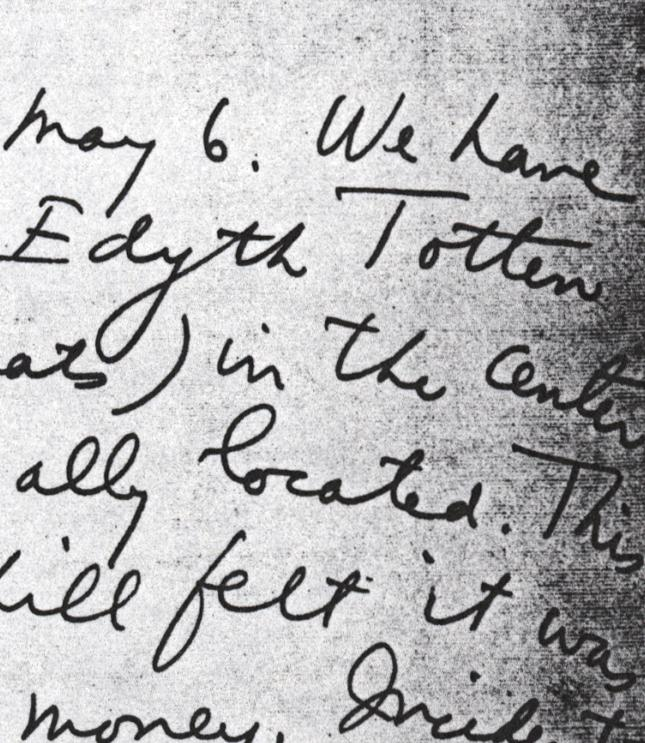
#> input picture DIBCO/Testset/image/DIBCO2011-001.bmp, 645 x 743 px, found by its file name; its folder holds only this picture in this run
$ python image_dwt_256.py
#> lines starting #> are read from the running program, lines starting #| are printed output that depends on the picture
import cv2
from cv2 import imshow
import numpy as np
import matplotlib.pyplot as plt
import glob
import os
from PIL import Image
import pywt

def main():
    image_dir = '../ThreeStageBinarization/DIBCO_resize_256/Trainset/image/'
    rename_dir = '../ThreeStageBinarization/image_patches/256X256_rename/'
    gray_dir = '../ThreeStageBinarization/image_patches/256X256_gray/'
    turn_img_to_gray(image_dir,rename_dir,gray_dir)
    split_3_colors = '../ThreeStageBinarization/image_patches/256X256_split_colors/'
    image_split_3_colors(image_dir,split_3_colors)
    DWT_4_image_dir = '../ThreeStageBinarization/image_patches/256X256_DWT_image/'
    resize_LL_image_dir = '../ThreeStageBinarization/image_patches/256X256_big_LL_image/'
    LL_normalized_dir = '../ThreeStageBinarization/image_patches/256X256_LL_normalized/'
    split_merge_DWT_0001(image_dir,DWT_4_image_dir,resize_LL_image_dir,LL_normalized_dir)

def turn_img_to_gray(input_image_dir,input_rename_dir,input_gray_dir):
    # os.makedirs(input_image_dir, exist_ok=True)
    os.makedirs(input_rename_dir, exist_ok=True)
    os.makedirs(input_gray_dir, exist_ok=True)
    image_pathes = os.listdir(input_image_dir)

    i = 0
    for image_path in image_pathes:
        image_name = image_path.split('.')[0]
        image_Filename_Extension = image_path.split('.')[1]
        image = cv2.imread(os.path.join(input_image_dir,image_path))
#> image is the input picture: shape (743, 645, 3); mean B, G, R 184.1, 183.1, 183.3
        cv2.imwrite("%s%s.%s"%(input_rename_dir,i,image_Filename_Extension), image)
        i += 1
    rename_pthes = os.listdir(input_rename_dir)
    for rename_pth in rename_pthes:
        image_rename = rename_pth.split('.')[0]
        image_rename_Filename_Extension = rename_pth.split('.')[1]
        rename_image = cv2.imread(os.path.join(input_rename_dir,rename_pth))
        gray_image = cv2.cvtColor(rename_image, cv2.COLOR_BGR2GRAY)
        cv2.imwrite("%s%s.%s"%(input_gray_dir,image_rename,image_rename_Filename_Extension), gray_image)

def image_split_3_colors(input_image_dir,input_split_3_colors):
    os.makedirs(input_split_3_colors, exist_ok=True)
    imagepthSSS = os.listdir(input_image_dir)
    i = 0
    for imagepth in imagepthSSS:
        image_name = imagepth.split('.')[0]
        image_filename_Extension = imagepth.split('.')[1]
        rename_image = cv2.imread(os.path.join(input_image_dir,imagepth))
        RED_COLOR_img, GREEN_COLOR_img, BLUE_COLOR_img = split_RGBThreeChannel(rename_image,i)
        cv2.imwrite('%s%s_red.%s'%(input_split_3_colors,i,image_filename_Extension),RED_COLOR_img)
        cv2.imwrite('%s%s_green.%s'%(input_split_3_colors,i,image_filename_Extension),GREEN_COLOR_img)
        cv2.imwrite('%s%s_blue.%s'%(input_split_3_colors,i,image_filename_Extension),BLUE_COLOR_img)
        i += 1

def merge_RGBThreeChannel(R, G, B):
    img = cv2.merge([B, G, R])

    return img
def split_RGBThreeChannel(img,i):
#> called with i = 0
    (B, G, R) = cv2.split(img) # 3 channel

    # make all zeros channel
    zeros = np.zeros(img.shape[:2], dtype = np.uint8)

    print("R channel:%s image"%i)
    RED_COLOR = merge_RGBThreeChannel(R=R, G=zeros, B=zeros)
#> in merge_RGBThreeChannel, `img = cv2.merge([B, G, R])`:
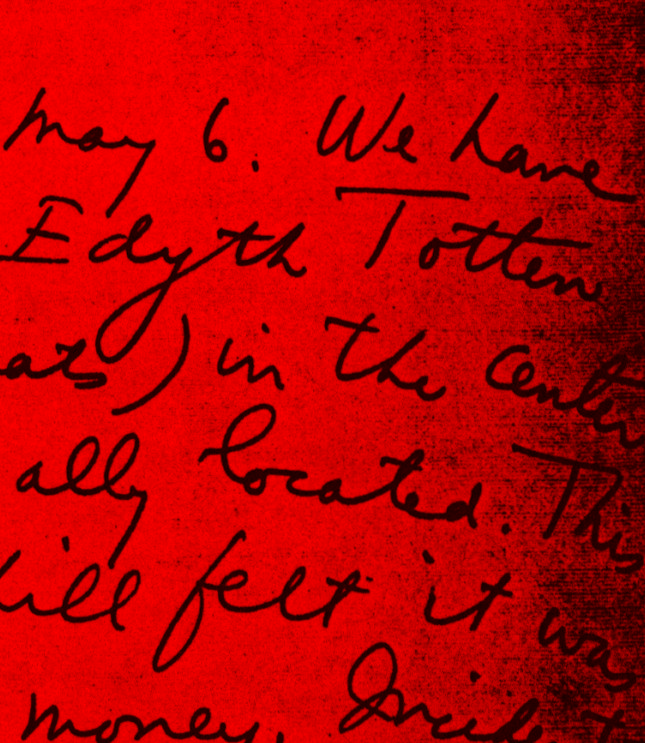
#> img: shape (743, 645, 3); mean of channels 0, 1, 2 0, 0, 183.3; drawn as B, G, R

    print("G channel:%s image"%i)
    GREEN_COLOR = merge_RGBThreeChannel(R=zeros, G=G, B=zeros)
#> in merge_RGBThreeChannel (call 2), `img = cv2.merge([B, G, R])`:
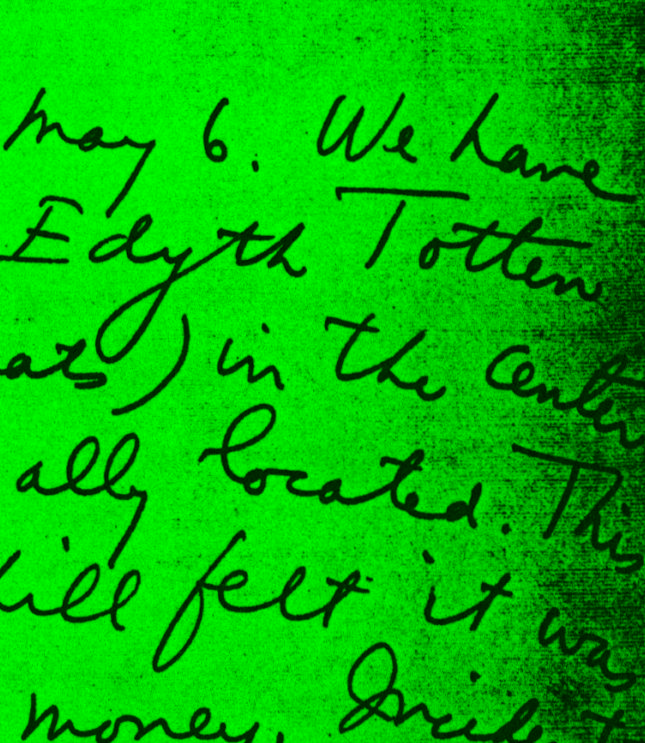
#> img: shape (743, 645, 3); mean of channels 0, 1, 2 0, 183.1, 0; drawn as B, G, R

    print("B channel:%s image"%i)
    BLUE_COLOR = merge_RGBThreeChannel(R=zeros, G=zeros, B=B)
#> in merge_RGBThreeChannel (call 3), `img = cv2.merge([B, G, R])`:
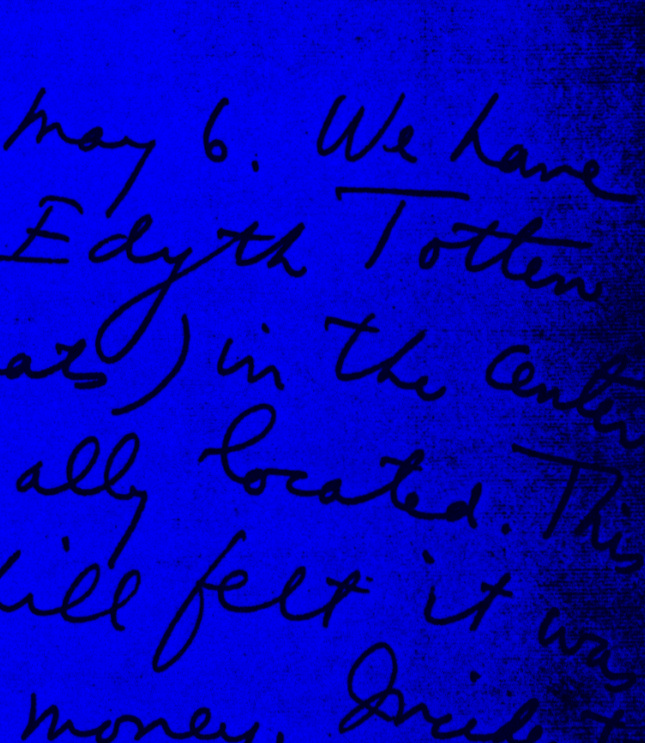
#> img: shape (743, 645, 3); mean of channels 0, 1, 2 184.1, 0, 0; drawn as B, G, R

    return RED_COLOR, GREEN_COLOR, BLUE_COLOR

# [32 lines left out: functions split_merge_DWT, DWT_big_LL, not called in this run]

    # nr2, nc2 = DWT_4_image.
    # DWT_big_LL_image = np.zeros( [nr1])

def DWT_image_db1( img ):

	coeffs = pywt.dwt2( img, 'db1' )
	LL, (LH, HL, HH) = coeffs

	nr1, nc1 = LL.shape[:2]
	g = np.zeros( [nr1 * 2, nc1 * 2], dtype = 'uint8' )


	g[0:nr1,0:nc1] = np.uint8(LL)
	g[0:nr1,nc1:2*nc1] = np.uint8(LH)
	g[nr1:2*nr1,0:nc1] = np.uint8(HL)
	g[nr1:2*nr1,nc1:nc1*2] = np.uint8(HH)

	return g,g[0:nr1,0:nc1]

def split_merge_DWT_0001(input_image_dir,input_DWT_4_image_dir,input_resize_LL,input_LL_normalized_dir):
    os.makedirs(input_DWT_4_image_dir, exist_ok=True)
    os.makedirs(input_resize_LL, exist_ok=True)
    os.makedirs(input_LL_normalized_dir,exist_ok=True)
    image_pathes = os.listdir(input_image_dir)
    i = 0
    for image_path in image_pathes:
        image_Filename_Extension = image_path.split('.')[1]
        image = cv2.imread(os.path.join(input_image_dir,image_path))
        (B, G, R) = cv2.split(image)
        i += 1
        name_color = ["blue", "green" ,"red"]
        for j in name_color:
            for color in (B, G, R):
                image_4 = DWT_image_db1(color)[0]
                cv2.imwrite("%s%s_%s.%s"%(input_DWT_4_image_dir,i,j,image_Filename_Extension), image_4)
                image_LL = DWT_image_db1(color)[1]
                row_LL, column_LL = image_LL.shape[:2]
                image_LL_re = cv2.resize(image_LL,(row_LL*2, column_LL*2))
                cv2.imwrite("%s%s_%s.%s"%(input_resize_LL,i,j,image_Filename_Extension),image_LL_re)
                LL_norm = DWT_image_GO(color)
                cv2.imwrite("%s%s_%s(g1).%s"%(input_LL_normalized_dir,i,j,image_Filename_Extension),LL_norm)
#> this loop made 3 passes
#> pass 1, in DWT_image_db1, `LL, (LH, HL, HH) = coeffs`:
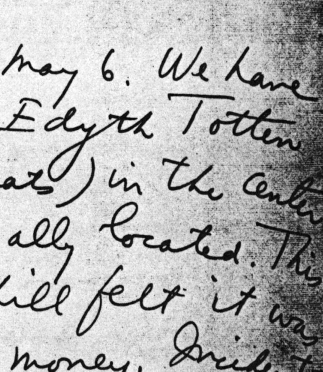
#> LL: shape (372, 323) float64; min 44, max 510, mean 367.9; drawn with min black and max white
#> pass 1, in DWT_image_db1, `LL, (LH, HL, HH) = coeffs`:
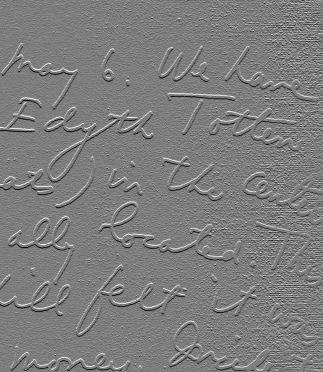
#> LH: shape (372, 323) float64; min -103, max 106, mean 0; drawn with min black and max white
#> pass 1, in DWT_image_db1, `LL, (LH, HL, HH) = coeffs`:
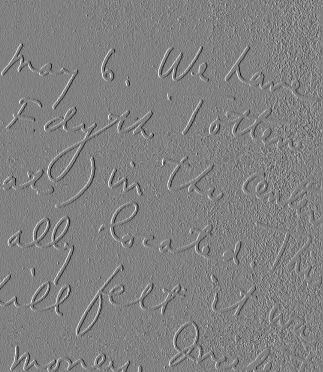
#> HL: shape (372, 323) float64; min -125.5, max 122.5, mean 0.2; drawn with min black and max white
#> pass 1, in DWT_image_db1, `LL, (LH, HL, HH) = coeffs`:
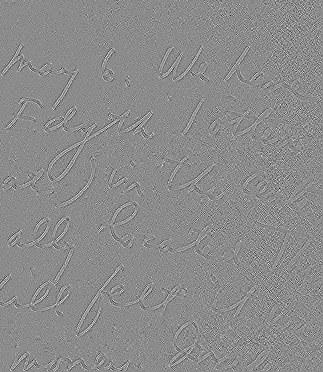
#> HH: shape (372, 323) float64; min -35, max 29, mean 0; drawn with min black and max white

# [19 lines left out: function DWT_big_LL_normalize, not called in this run]

def DWT_image_GO( f ):
	nr, nc = f.shape[:2]
	coeffs = pywt.dwt2( f,'db1' )
	LL, (LH, HL, HH) = coeffs

	nr1, nc1 = LL.shape[:2]
	g = np.zeros( [nr1 * 2, nc1 * 2], dtype = 'uint8' )

	# LL (Normalized for Display)
	LL_normalized = np.zeros( [nr1, nc1] )
	cv2.normalize( LL, LL_normalized, 0, 255, cv2.NORM_MINMAX )
	g = np.uint8( LL_normalized[:,:] )
	g321 = cv2.resize(g,(nr1*2, nc1*2))

	return g321

if __name__ == '__main__':
    main()
